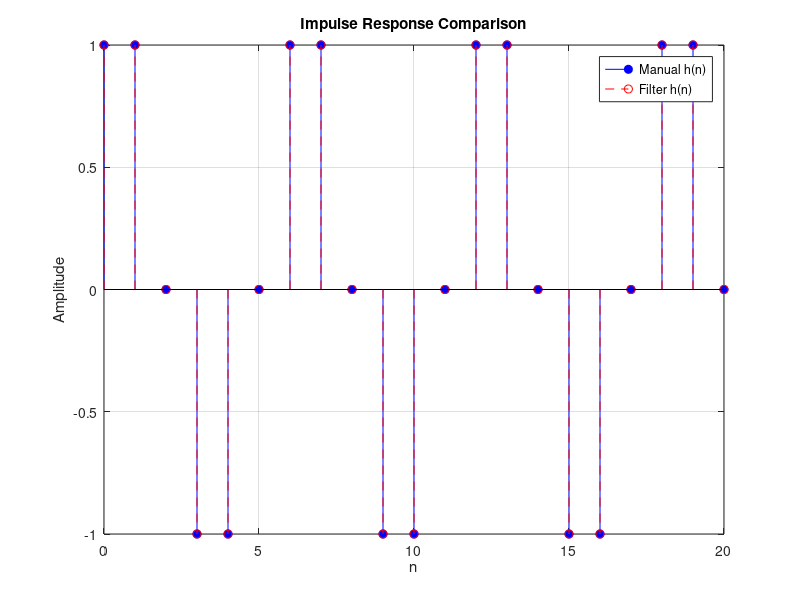
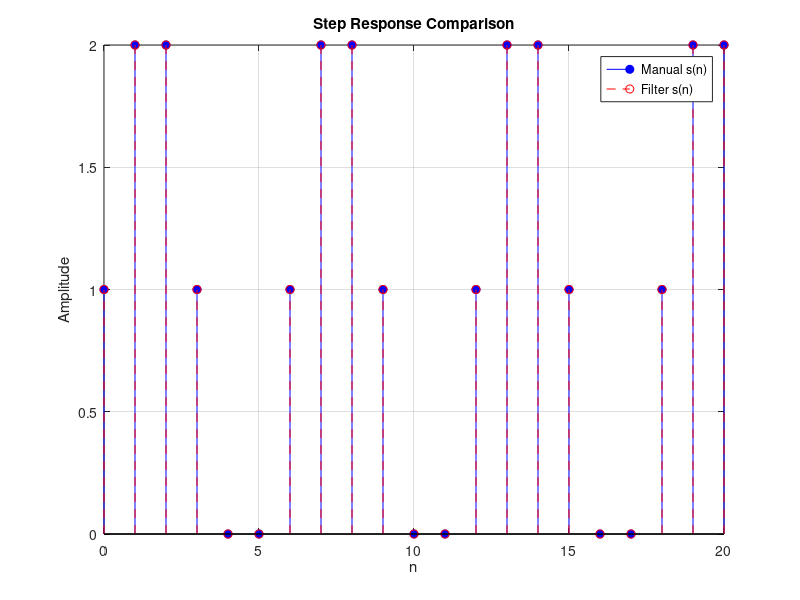

These charts were generated, in order, by the following MATLAB code:
%% Parameters
nmax = 20;                 % Length of sequence
n = 0:nmax;

%% System Definition
% Difference equation:
% y(n) = y(n-1) - y(n-2) + x(n)

num = [1];                 % Numerator
den = [1 -1 1];            % Denominator

%% Input Signals
x_imp = [1 zeros(1,nmax)];     % Impulse input
x_step = ones(1,nmax+1);       % Step input

%% Manual Impulse Response
y_imp_manual = zeros(1,nmax+1);

for k = 1:nmax+1
    if k == 1
        y_imp_manual(k) = x_imp(k);
    elseif k == 2
        y_imp_manual(k) = y_imp_manual(k-1) + x_imp(k);
    else
        y_imp_manual(k) = y_imp_manual(k-1) ...
                        - y_imp_manual(k-2) ...
                        + x_imp(k);
    end
end

%% Manual Step Response
y_step_manual = zeros(1,nmax+1);

for k = 1:nmax+1
    if k == 1
        y_step_manual(k) = x_step(k);
    elseif k == 2
        y_step_manual(k) = y_step_manual(k-1) + x_step(k);
    else
        y_step_manual(k) = y_step_manual(k-1) ...
                         - y_step_manual(k-2) ...
                         + x_step(k);
    end
end

%% Using filter()
h_filter = filter(num, den, x_imp);
s_filter = filter(num, den, x_step);

%% Display Results
disp('Manual h(n):');
disp(y_imp_manual);

disp('Filter h(n):');
disp(h_filter(1:nmax+1));

disp('Manual s(n):');
disp(y_step_manual);

disp('Filter s(n):');
disp(s_filter(1:nmax+1));

%% Plot Impulse Response Comparison
figure;
stem(n, y_imp_manual, 'b', 'filled');
hold on;
stem(n, h_filter(1:nmax+1), 'r--');
legend('Manual h(n)', 'Filter h(n)');
title('Impulse Response Comparison');
xlabel('n');
ylabel('Amplitude');
grid on;

%% Plot Step Response Comparison
figure;
stem(n, y_step_manual, 'b', 'filled');
hold on;
stem(n, s_filter(1:nmax+1), 'r--');
legend('Manual s(n)', 'Filter s(n)');
title('Step Response Comparison');
xlabel('n');
ylabel('Amplitude');
grid on;
